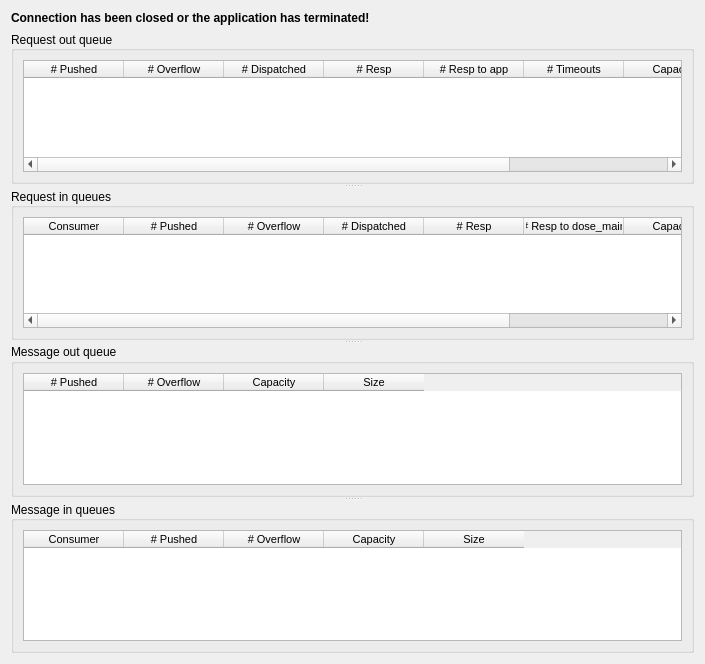
<?xml version="1.0" encoding="UTF-8"?>
<ui version="4.0">
 <class>ConnectionStatistics</class>
 <widget class="QWidget" name="ConnectionStatistics">
  <property name="geometry">
   <rect>
    <x>0</x>
    <y>0</y>
    <width>705</width>
    <height>664</height>
   </rect>
  </property>
  <property name="windowTitle">
   <string>ConnectionStatistics</string>
  </property>
  <layout class="QVBoxLayout" name="verticalLayout">
   <item>
    <widget class="QLabel" name="missingConnectionLabel">
     <property name="font">
      <font>
       <weight>75</weight>
       <bold>true</bold>
      </font>
     </property>
     <property name="text">
      <string>Connection has been closed or the application has terminated!</string>
     </property>
    </widget>
   </item>
   <item>
    <widget class="QSplitter" name="splitter">
     <property name="orientation">
      <enum>Qt::Vertical</enum>
     </property>
     <widget class="QGroupBox" name="reqOutQGroupBox">
      <property name="title">
       <string>Request out queue</string>
      </property>
      <property name="alignment">
       <set>Qt::AlignLeading|Qt::AlignLeft|Qt::AlignVCenter</set>
      </property>
      <property name="flat">
       <bool>true</bool>
      </property>
      <layout class="QVBoxLayout" name="verticalLayout_5">
       <item>
        <widget class="QTableWidget" name="reqOutQTableWidget">
         <property name="font">
          <font>
           <pointsize>8</pointsize>
           <weight>50</weight>
           <bold>false</bold>
          </font>
         </property>
         <property name="verticalScrollBarPolicy">
          <enum>Qt::ScrollBarAlwaysOff</enum>
         </property>
         <property name="selectionMode">
          <enum>QAbstractItemView::NoSelection</enum>
         </property>
         <property name="showGrid">
          <bool>false</bool>
         </property>
         <property name="rowCount">
          <number>0</number>
         </property>
         <property name="columnCount">
          <number>8</number>
         </property>
         <column>
          <property name="text">
           <string># Pushed</string>
          </property>
         </column>
         <column>
          <property name="text">
           <string># Overflow</string>
          </property>
         </column>
         <column>
          <property name="text">
           <string># Dispatched</string>
          </property>
         </column>
         <column>
          <property name="text">
           <string># Resp</string>
          </property>
         </column>
         <column>
          <property name="text">
           <string># Resp to app</string>
          </property>
         </column>
         <column>
          <property name="text">
           <string># Timeouts</string>
          </property>
         </column>
         <column>
          <property name="text">
           <string>Capacity</string>
          </property>
         </column>
         <column>
          <property name="text">
           <string>Size</string>
          </property>
         </column>
        </widget>
       </item>
      </layout>
     </widget>
     <widget class="QGroupBox" name="reqInQGroupBox">
      <property name="title">
       <string>Request in queues</string>
      </property>
      <property name="alignment">
       <set>Qt::AlignLeading|Qt::AlignLeft|Qt::AlignVCenter</set>
      </property>
      <property name="flat">
       <bool>true</bool>
      </property>
      <layout class="QVBoxLayout" name="verticalLayout_2">
       <item>
        <widget class="QTableWidget" name="reqInQTableWidget">
         <property name="font">
          <font>
           <pointsize>8</pointsize>
           <weight>50</weight>
           <bold>false</bold>
          </font>
         </property>
         <property name="verticalScrollBarPolicy">
          <enum>Qt::ScrollBarAsNeeded</enum>
         </property>
         <property name="selectionMode">
          <enum>QAbstractItemView::NoSelection</enum>
         </property>
         <property name="showGrid">
          <bool>false</bool>
         </property>
         <property name="rowCount">
          <number>0</number>
         </property>
         <property name="columnCount">
          <number>8</number>
         </property>
         <column>
          <property name="text">
           <string>Consumer</string>
          </property>
         </column>
         <column>
          <property name="text">
           <string># Pushed</string>
          </property>
         </column>
         <column>
          <property name="text">
           <string># Overflow</string>
          </property>
         </column>
         <column>
          <property name="text">
           <string># Dispatched</string>
          </property>
         </column>
         <column>
          <property name="text">
           <string># Resp</string>
          </property>
         </column>
         <column>
          <property name="text">
           <string># Resp to dose_main</string>
          </property>
         </column>
         <column>
          <property name="text">
           <string>Capacity</string>
          </property>
         </column>
         <column>
          <property name="text">
           <string>Size</string>
          </property>
         </column>
        </widget>
       </item>
      </layout>
     </widget>
     <widget class="QGroupBox" name="msgOutQGroupBox">
      <property name="title">
       <string>Message out queue</string>
      </property>
      <property name="flat">
       <bool>true</bool>
      </property>
      <layout class="QVBoxLayout" name="verticalLayout_3">
       <item>
        <widget class="QTableWidget" name="msgOutQTableWidget">
         <property name="font">
          <font>
           <pointsize>8</pointsize>
           <weight>50</weight>
           <bold>false</bold>
          </font>
         </property>
         <property name="verticalScrollBarPolicy">
          <enum>Qt::ScrollBarAlwaysOff</enum>
         </property>
         <property name="selectionMode">
          <enum>QAbstractItemView::NoSelection</enum>
         </property>
         <property name="showGrid">
          <bool>false</bool>
         </property>
         <property name="rowCount">
          <number>0</number>
         </property>
         <property name="columnCount">
          <number>4</number>
         </property>
         <column>
          <property name="text">
           <string># Pushed</string>
          </property>
         </column>
         <column>
          <property name="text">
           <string># Overflow</string>
          </property>
         </column>
         <column>
          <property name="text">
           <string>Capacity</string>
          </property>
         </column>
         <column>
          <property name="text">
           <string>Size</string>
          </property>
         </column>
        </widget>
       </item>
      </layout>
     </widget>
     <widget class="QGroupBox" name="msgInQGroupBox">
      <property name="title">
       <string>Message in queues</string>
      </property>
      <property name="alignment">
       <set>Qt::AlignLeading|Qt::AlignLeft|Qt::AlignVCenter</set>
      </property>
      <property name="flat">
       <bool>true</bool>
      </property>
      <layout class="QVBoxLayout" name="verticalLayout_4">
       <item>
        <widget class="QTableWidget" name="msgInQTableWidget">
         <property name="font">
          <font>
           <pointsize>8</pointsize>
           <weight>50</weight>
           <bold>false</bold>
          </font>
         </property>
         <property name="verticalScrollBarPolicy">
          <enum>Qt::ScrollBarAsNeeded</enum>
         </property>
         <property name="selectionMode">
          <enum>QAbstractItemView::NoSelection</enum>
         </property>
         <property name="showGrid">
          <bool>false</bool>
         </property>
         <property name="rowCount">
          <number>0</number>
         </property>
         <property name="columnCount">
          <number>5</number>
         </property>
         <column>
          <property name="text">
           <string>Consumer</string>
          </property>
         </column>
         <column>
          <property name="text">
           <string># Pushed</string>
          </property>
         </column>
         <column>
          <property name="text">
           <string># Overflow</string>
          </property>
         </column>
         <column>
          <property name="text">
           <string>Capacity</string>
          </property>
         </column>
         <column>
          <property name="text">
           <string>Size</string>
          </property>
         </column>
        </widget>
       </item>
      </layout>
     </widget>
    </widget>
   </item>
  </layout>
 </widget>
 <resources/>
 <connections/>
</ui>
